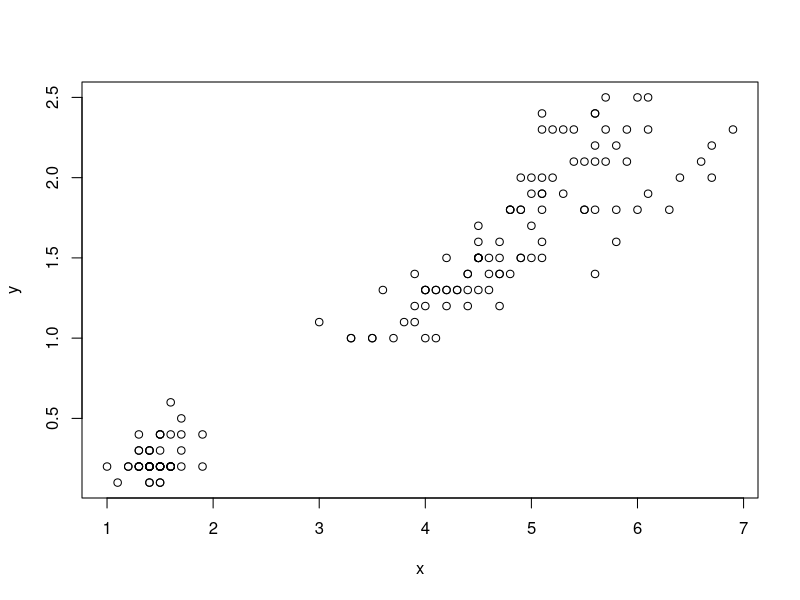

Reproduce this figure in R.
df <- iris
x <- iris$Petal.Length
y <- iris$Petal.Width

plot(x, y)
cor(x, y)
cor(x, y, method = "spearman")

cor.test(x,y)

datasets::anscombe
